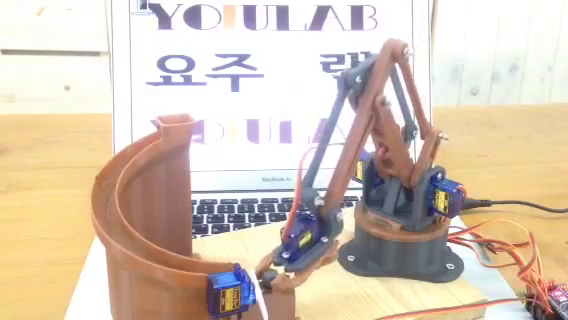
#> input picture frame 77 of datas/videos/Armbot.mp4, 568 x 320 px
$ python 02_ReadMovieFile.py
#> lines starting #> are read from the running program, lines starting #| are printed output that depends on the picture
# 모듈 불러오기
import cv2 as cv
import numpy as np
import os

# 동영상 경로 설정하기
strpath = os.getcwd() + "/datas/videos/Armbot.mp4"

# 동영상 파일 열기
cap = cv.VideoCapture(strpath)

# 출력하기
while cap.isOpened():
    # 이미지 읽기
    result, img = cap.read()
#> img is the input picture: shape (320, 568, 3); mean B, G, R 182.2, 198.3, 214

    # 출력하기
    if result:
        # 이미지 크기 변경하기
        img_change = cv.resize(img, (640, 480))
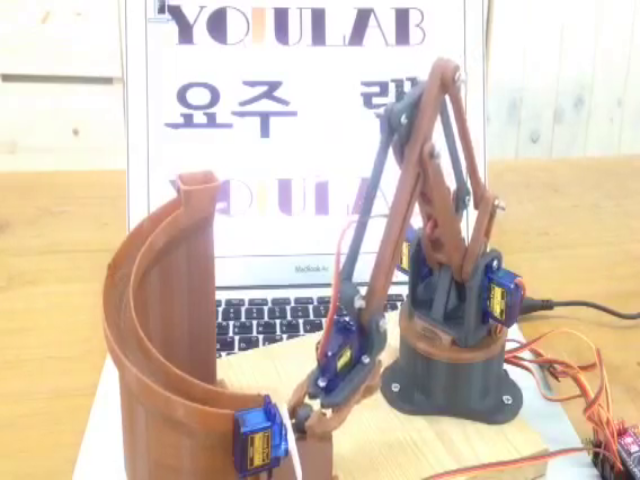
#> img_change: shape (480, 640, 3); mean B, G, R 182.2, 198.2, 213.9

        # 이미지 출력하기
        cv.imshow("TITLE", img_change)
    else:
        break

    # 키 검사하기
    keydata = cv.waitKey(1)
#> (key q is pressed here)
    if keydata == ord('q'):
        break

# VideoCapture 해제하기
if cap.isOpened():
    cap.release()


$ run again, starting later in the video
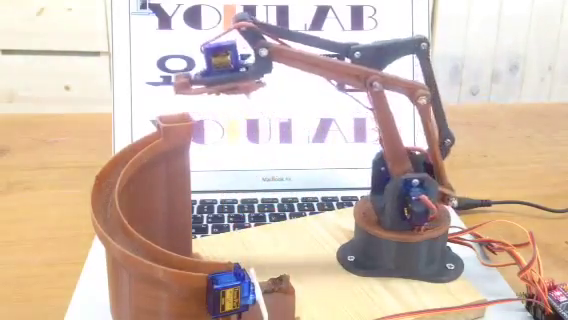
#> input picture frame 348 of datas/videos/Armbot.mp4, 568 x 320 px
#> img is the input picture: shape (320, 568, 3); mean B, G, R 176.3, 189.3, 208.9
#> `img_change = cv.resize(img, (640, 480))`:
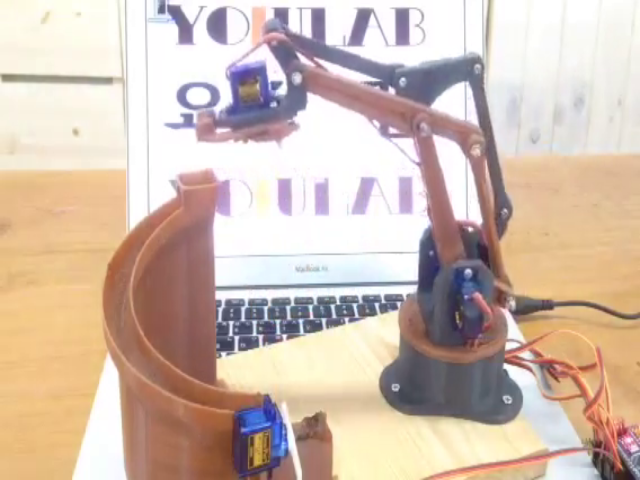
#> img_change: shape (480, 640, 3); mean B, G, R 176.2, 189.2, 208.8

$ run again, starting later in the video
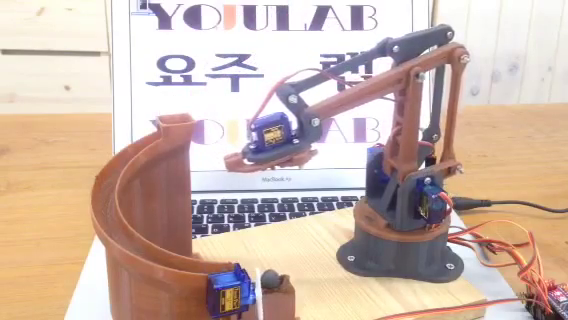
#> input picture frame 620 of datas/videos/Armbot.mp4, 568 x 320 px
#> img is the input picture: shape (320, 568, 3); mean B, G, R 171.7, 183.2, 204.9
#> `img_change = cv.resize(img, (640, 480))`:
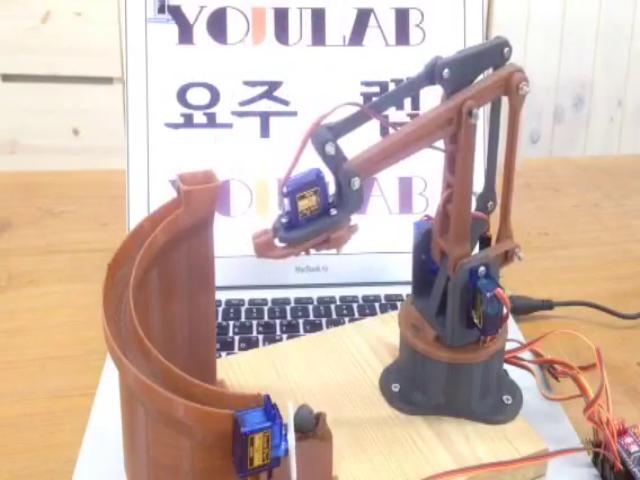
#> img_change: shape (480, 640, 3); mean B, G, R 171.6, 183.1, 204.9
